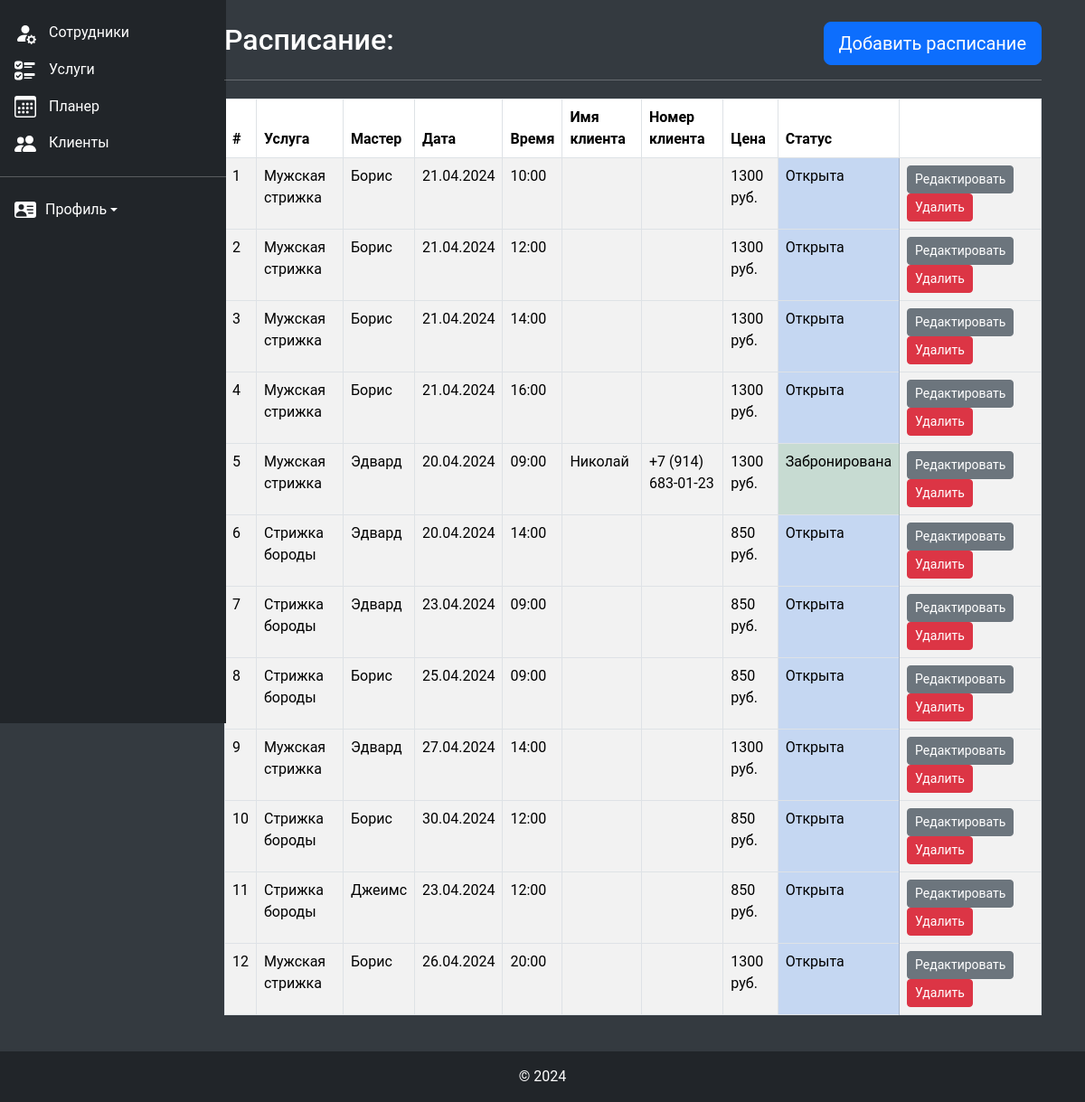
The page /cabinet/scheduler (signed in) on the database its author committed.
### app/models.py (models this page shows, shortened)
class Scheduler(db.Model):
    id = db.Column(db.Integer, primary_key=True)
    service_id = db.Column(db.Integer, db.ForeignKey('services.id'), nullable=False)
    service = db.relationship('Services', backref=db.backref('schedulers', lazy=True))
    employee_id = db.Column(db.Integer, db.ForeignKey('employees.id'), nullable=False)
    employee = db.relationship('Employees', backref=db.backref('schedulers', lazy=True))
    date = db.Column(db.Date)
    time = db.Column(db.Time)
    client_name = db.Column(db.String(120), nullable=True)
    phone = db.Column(db.String(120), nullable=True)
    status = db.Column(db.Enum(ServiceStatus), default=ServiceStatus.CLOSE, nullable=False)
    owner_id = db.Column(db.Integer, db.ForeignKey('user.id'), nullable=False)
    def get_status(self):
        return self.status.value

class Services(db.Model):
    id = db.Column(db.Integer, primary_key=True)
    title = db.Column(db.String(150), nullable=False)
    description = db.Column(db.Text)
    price = db.Column(db.Integer, nullable=False)
    owner_id = db.Column(db.Integer, db.ForeignKey('user.id'), nullable=False)

class Employees(db.Model):
    id = db.Column(db.Integer, primary_key=True)
    first_name = db.Column(db.String(60), nullable=False)
    last_name = db.Column(db.String(60), nullable=False)
    phone = db.Column(db.String(20))
    status = db.Column(db.Enum(EmployeeStatus), default=EmployeeStatus.ACTIVE, nullable=False)
    description = db.Column(db.Text)
    owner_id = db.Column(db.Integer, db.ForeignKey('user.id'), nullable=False)

### app/scheduler/views/views.py (the view)
@scheduler_bp.route('/scheduler', methods=['GET', 'POST'])
def scheduler_page():
    form = SchedulerForm()
    scheduler = Scheduler.query.filter(Scheduler.owner_id == current_user.id)
    return render_template('scheduler/scheduler.html', scheduler=scheduler, form=form)

### app/auth/views/views.py (called while the page is built)
@login_manager.user_loader
def load_user(user_id):
    return User.query.get(int(user_id))

### app/scheduler/templates/scheduler/scheduler.html (shortened to what this page needs)
{% extends 'base.html' %}
{% block content %}
    <div class="container-fluid">
        <div class="row">
            {% include 'mainmenu.html' %}
            <main class="col-md-9 ms-sm-auto col-lg-10 px-md-4">
                <div class="col-md-9 col-lg-12 p-4">
                    <div class="d-flex justify-content-between align-items-center mb-3">
                        <h2>Расписание:</h2>
                        <div>
                            <button type="button" class="btn btn-lg btn-primary" data-bs-toggle="modal"
                                    data-bs-target="#create_scheduler">
                                Добавить расписание
                            </button>
                        </div>
                    </div>
                    <hr>
                    {% if scheduler.count() %}
                        <table class="table table-striped table-bordered">
                            <thead>
                            <tr>
                                <th>#</th>
                                <th>Услуга</th>
                                <th>Мастер</th>
                                <th>Дата</th>
                                <th>Время</th>
                                <th>Имя клиента</th>
                                <th>Номер клиента</th>
                                <th>Цена</th>
                                <th>Статус</th>
                                <th></th>
                            </tr>
                            </thead>
                            {% for item in scheduler %}
                                <tbody>
                                <tr>
                                    <td>{{ item.id }}</td>
                                    <td>{{ item.service.title }}</td>
                                    <td>{{ item.employee.first_name }}</td>
                                    <td>{{ item.date.strftime('%d.%m.%Y') }}</td>
                                    <td>{{ item.time.strftime('%H:%M') }}</td>
                                    <td>{{ item.client_name }}</td>
                                    <td>{{ item.phone }}</td>
                                    <td>{{ item.service.price }} руб.</td>
                                    {% if item.status.name == 'OPEN' %}
                                        <td class="table-primary">{{ item.get_status() }}</td>
                                    {% elif item.status.name == 'BOOKED' %}
                                        <td class="table-success">{{ item.get_status() }}</td>
                                    {% elif item.status.name == 'CLOSE' %}
                                        <td class="table-danger">{{ item.get_status() }}</td>
                                    {% endif %}
                                    <td>
                                        <button type="button" class="btn btn-sm btn-secondary me-2"
                                                data-bs-toggle="modal"
                                                data-bs-target="#edit_scheduler_{{ item.id }}">
                                            Редактировать
                                        </button>
                                        <button type="button" class="btn btn-sm btn-danger me-2" data-bs-toggle="modal"
                                                data-bs-target="#delete_scheduler_{{ item.id }}">
                                            Удалить
                                        </button>
                                    </td>
                                </tr>
                            {% endfor %}
                            </tbody>
                        </table>
                    {% else %}
                        <h2>Для начала работы, пожалуйста составьте расписание оказания услуг</h2>
                    {% endif %}
                </div>
            </main>
        </div>
    </div>
    {% include 'footer.html' %}
{% endblock %}

### app/templates/base.html (shortened to what this page needs)
<!DOCTYPE html>
<html lang="en">
<head>
    <link href="https://cdn.jsdelivr.net/npm/bootstrap@5.3.3/dist/css/bootstrap.min.css" rel="stylesheet"
>
    <link href="{{ url_for('static', filename='css/style.css') }}" rel="stylesheet"/>
    <link rel="stylesheet" href="https://cdnjs.cloudflare.com/ajax/libs/font-awesome/5.15.3/css/all.min.css"/>
</head>
<body>
{% block content %}
{% endblock %}
</body>
</html>

### app/templates/mainmenu.html (shortened to what this page needs)
<div class="sidebar col-md-3 col-lg-2 bg-dark py-3">
    <ul class="nav flex-column">
        <li class="nav-item">
            <a class="nav-link text-white" href="{{ url_for('employees.employees_page') }}" data-toggle="collapse">
                <span>Сотрудники</span>
            </a>
        </li>
        <li class="nav-item">
            <a class="nav-link text-white" href="{{ url_for('services.services_page') }}">
                <span>Услуги</span>
            </a>
        </li>
        <li class="nav-item">
            <a class="nav-link text-white" href="{{ url_for('scheduler.scheduler_page') }}">
                <span>Планер</span>
            </a>
        </li>
        <li class="nav-item">
            <a class="nav-link text-white" href="#client-list">
                <span>Клиенты</span>
            </a>
        </li>
    </ul>
    <hr>
    <div class="dropdown sticky-bottom">
        <a class="nav-link text-white d-flex align-items-center text-white text-decoration-none dropdown-toggle"
           data-bs-toggle="dropdown" aria-expanded="false" href="#client-list">
            <span>Профиль</span>
        </a>
    </div>
</div>

### app/templates/footer.html
<footer class="footer mt-auto py-3 bg-dark">
    <div class="container text-center text-white">
        <span>&copy; 2024</span>
    </div>
</footer>

### app/static/css/style.css (style rules this page uses)
body { font-family: 'Roboto', sans-serif; background-color: #343a40; color: white; display: flex; flex-direction: column; min-height: 100vh; }
main { margin-left: 200px; flex: 1; display: flex; align-items: center; justify-content: center; text-align: center; }
footer { background-color: #212529; flex-shrink: 0; }
.sidebar { background-color: #343a40; color: #fff; width: 250px; height: 100vh; position: fixed; top: 0; left: 0; overflow-y: auto; padding: 30px 0; }
.sidebar .nav-link { color: #adb5bd; padding: 0.5rem 1rem; display: flex; align-items: center; transition: color 0.3s; }
table { width: 100%; margin-top: 20px; }
th, td { text-align: left; padding: 10px; }
th { background-color: #343a40; color: #fff; }
.nav-link span { padding-left: 10px; }
.nav-item .nav-link { display: block; padding: var(--bs-nav-link-padding-y) var(--bs-nav-link-padding-x); font-size: var(--bs-nav-link-font-size); font-weight: var(--bs-nav-link-font-weight); color: #fff; text-decoration: none; background: 0 0; border: 0; transition: color .15s ease-in-out, background-color .15s ease-in-out, border-color .15s ease-in-out; }

### rows shown on the page
Scheduler: id "1", service "Мужская стрижка", employee.first_name "Борис", date "21.04.2024", time "10:00", service.price "1300", get_status "Открыта"
Scheduler: id "2", service "Мужская стрижка", employee.first_name "Борис", date "21.04.2024", time "12:00", service.price "1300", get_status "Открыта"
Scheduler: id "3", service "Мужская стрижка", employee.first_name "Борис", date "21.04.2024", time "14:00", service.price "1300", get_status "Открыта"
Scheduler: id "4", service "Мужская стрижка", employee.first_name "Борис", date "21.04.2024", time "16:00", service.price "1300", get_status "Открыта"
Scheduler: id "5", service "Мужская стрижка", employee.first_name "Эдвард", date "20.04.2024", time "09:00", client_name "Николай", phone "+7 (914) 683-01-23", service.price "1300", get_status "Забронирована"
Scheduler: id "6", service "Стрижка бороды", employee.first_name "Эдвард", date "20.04.2024", time "14:00", service.price "850", get_status "Открыта"
Scheduler: id "7", service "Стрижка бороды", employee.first_name "Эдвард", date "23.04.2024", time "09:00", service.price "850", get_status "Открыта"
Scheduler: id "8", service "Стрижка бороды", employee.first_name "Борис", date "25.04.2024", time "09:00", service.price "850", get_status "Открыта"
Scheduler: id "9", service "Мужская стрижка", employee.first_name "Эдвард", date "27.04.2024", time "14:00", service.price "1300", get_status "Открыта"
Scheduler: id "10", service "Стрижка бороды", employee.first_name "Борис", date "30.04.2024", time "12:00", service.price "850", get_status "Открыта"
Scheduler: id "11", service "Стрижка бороды", employee.first_name "Джеимс", date "23.04.2024", time "12:00", service.price "850", get_status "Открыта"
Scheduler: id "12", service "Мужская стрижка", employee.first_name "Борис", date "26.04.2024", time "20:00", service.price "1300", get_status "Открыта"
